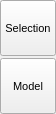
<?xml version="1.0" encoding="UTF-8"?>
<ui version="4.0">
 <class>AddHPopup</class>
 <widget class="QWidget" name="AddHPopup">
  <property name="geometry">
   <rect>
    <x>0</x>
    <y>0</y>
    <width>94</width>
    <height>114</height>
   </rect>
  </property>
  <property name="sizePolicy">
   <sizepolicy hsizetype="Minimum" vsizetype="Minimum">
    <horstretch>0</horstretch>
    <verstretch>0</verstretch>
   </sizepolicy>
  </property>
  <property name="font">
   <font>
    <pointsize>8</pointsize>
   </font>
  </property>
  <property name="windowTitle">
   <string>AddH Popup</string>
  </property>
  <layout class="QVBoxLayout" name="verticalLayout">
   <property name="spacing">
    <number>2</number>
   </property>
   <property name="sizeConstraint">
    <enum>QLayout::SetFixedSize</enum>
   </property>
   <property name="margin">
    <number>0</number>
   </property>
   <item>
    <widget class="QToolButton" name="AddHSelectionButton">
     <property name="minimumSize">
      <size>
       <width>56</width>
       <height>56</height>
      </size>
     </property>
     <property name="maximumSize">
      <size>
       <width>56</width>
       <height>56</height>
      </size>
     </property>
     <property name="toolTip">
      <string>Add hydrogens to all atoms in current selection</string>
     </property>
     <property name="text">
      <string>Selection</string>
     </property>
     <property name="icon">
      <iconset resource="icons.qrc">
       <normaloff>:/build/icons/build_addhsel.svg</normaloff>:/build/icons/build_addhsel.svg</iconset>
     </property>
     <property name="iconSize">
      <size>
       <width>30</width>
       <height>30</height>
      </size>
     </property>
     <property name="checkable">
      <bool>false</bool>
     </property>
     <property name="autoExclusive">
      <bool>false</bool>
     </property>
     <property name="toolButtonStyle">
      <enum>Qt::ToolButtonTextUnderIcon</enum>
     </property>
     <property name="autoRaise">
      <bool>false</bool>
     </property>
    </widget>
   </item>
   <item>
    <widget class="QToolButton" name="AddHModelButton">
     <property name="minimumSize">
      <size>
       <width>56</width>
       <height>56</height>
      </size>
     </property>
     <property name="maximumSize">
      <size>
       <width>56</width>
       <height>56</height>
      </size>
     </property>
     <property name="toolTip">
      <string>Add hydrogens to all atoms in model</string>
     </property>
     <property name="text">
      <string>Model</string>
     </property>
     <property name="icon">
      <iconset resource="icons.qrc">
       <normaloff>:/build/icons/build_addh.svg</normaloff>:/build/icons/build_addh.svg</iconset>
     </property>
     <property name="iconSize">
      <size>
       <width>30</width>
       <height>30</height>
      </size>
     </property>
     <property name="checkable">
      <bool>false</bool>
     </property>
     <property name="autoExclusive">
      <bool>false</bool>
     </property>
     <property name="toolButtonStyle">
      <enum>Qt::ToolButtonTextUnderIcon</enum>
     </property>
     <property name="autoRaise">
      <bool>false</bool>
     </property>
    </widget>
   </item>
  </layout>
 </widget>
 <resources>
  <include location="icons.qrc"/>
 </resources>
 <connections/>
</ui>
